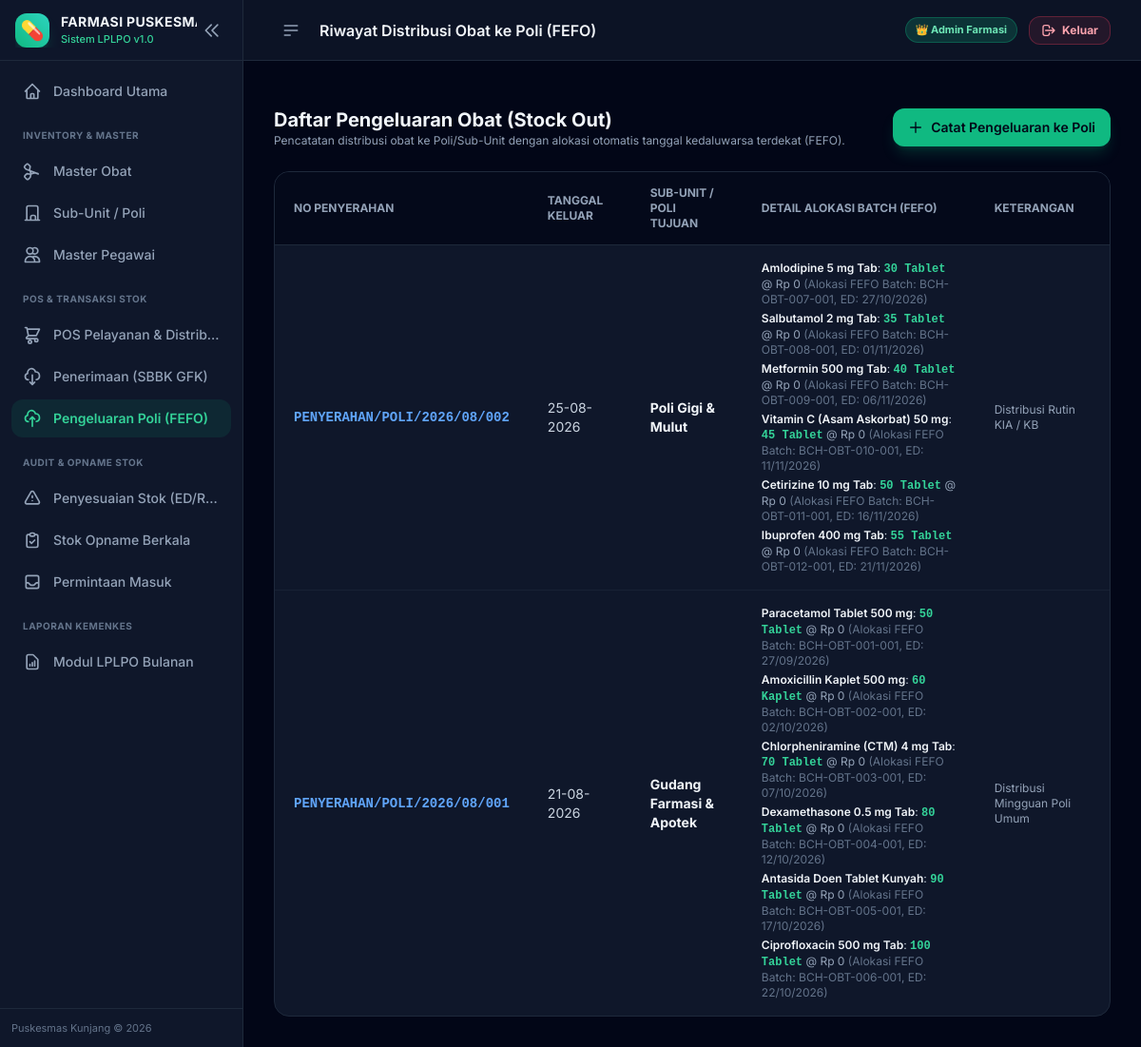
Page /transaksi/keluar (signed in) on the earlier database version.
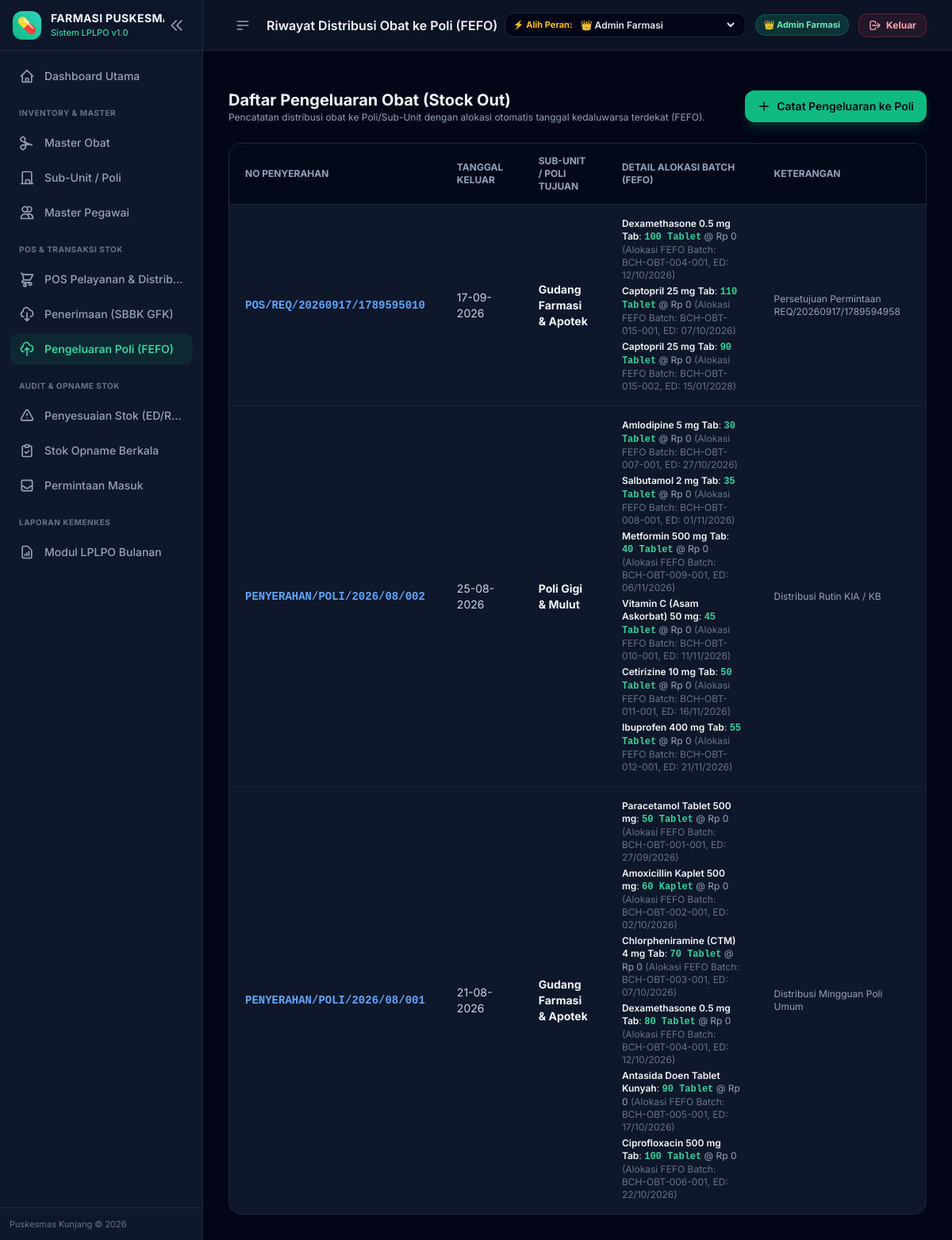
Same page on the later database version.
### app/models.py (models this page shows, shortened)
class BaseModel(db.Model):
    __abstract__ = True

class TransaksiKeluar(BaseModel):
    __tablename__ = 'transaksi_keluar'
    id = db.Column(db.Integer, primary_key=True)
    no_penyerahan = db.Column(db.String(50), nullable=False)
    subunit_id = db.Column(db.Integer, db.ForeignKey('sub_unit.id'), nullable=False)
    tanggal_keluar = db.Column(db.Date, nullable=False, default=date.today)
    keterangan = db.Column(db.Text)
    created_at = db.Column(db.DateTime, default=datetime.utcnow)
    items = db.relationship('TransaksiKeluarItem', backref='transaksi', lazy=True, cascade="all, delete-orphan")

class SubUnit(BaseModel):
    __tablename__ = 'sub_unit'
    id = db.Column(db.Integer, primary_key=True)
    nama_subunit = db.Column(db.String(100), nullable=False, unique=True)
    penanggung_jawab = db.Column(db.String(100))
    keterangan = db.Column(db.String(255))
    created_at = db.Column(db.DateTime, default=datetime.utcnow)
    transaksi_keluar = db.relationship('TransaksiKeluar', backref='subunit', lazy=True)

class TransaksiKeluarItem(BaseModel):
    __tablename__ = 'transaksi_keluar_item'
    id = db.Column(db.Integer, primary_key=True)
    transaksi_keluar_id = db.Column(db.Integer, db.ForeignKey('transaksi_keluar.id'), nullable=False)
    obat_id = db.Column(db.Integer, db.ForeignKey('obat.id'), nullable=False)
    batch_id = db.Column(db.Integer, db.ForeignKey('batch_obat.id'), nullable=False)
    jumlah = db.Column(db.Integer, nullable=False)
    obat = db.relationship('Obat')
    batch = db.relationship('BatchObat')

class Obat(BaseModel):
    __tablename__ = 'obat'
    id = db.Column(db.Integer, primary_key=True)
    kode_obat = db.Column(db.String(50), unique=True, nullable=False, index=True)
    nama_obat = db.Column(db.String(150), nullable=False)
    bentuk_sediaan = db.Column(db.String(50), default='Tablet')
    satuan = db.Column(db.String(30), default='Tablet')
    kategori = db.Column(db.String(50), default='Generik')
    harga_satuan = db.Column(db.Float, default=0.0)
    stok_minimum = db.Column(db.Integer, default=10)
    buffer_percent = db.Column(db.Float, default=0.20)
    created_at = db.Column(db.DateTime, default=datetime.utcnow)
    batches = db.relationship('BatchObat', backref='obat', lazy=True, cascade="all, delete-orphan")

class BatchObat(BaseModel):
    __tablename__ = 'batch_obat'
    id = db.Column(db.Integer, primary_key=True)
    obat_id = db.Column(db.Integer, db.ForeignKey('obat.id'), nullable=False)
    no_batch = db.Column(db.String(50), nullable=False)
    expired_date = db.Column(db.Date, nullable=False)
    stok_awal = db.Column(db.Integer, default=0)
    stok_sekarang = db.Column(db.Integer, default=0)
    sumber_dana = db.Column(db.String(50), default='APBD')
    harga_batch = db.Column(db.Float, default=0.0)
    created_at = db.Column(db.DateTime, default=datetime.utcnow)

### app/routes/transaksi.py (the view)
@transaksi_bp.route('/keluar')
def list_keluar():
    page = request.args.get('page', 1, type=int)
    pagination = TransaksiKeluar.query.order_by(TransaksiKeluar.tanggal_keluar.desc()).paginate(page=page, per_page=15, error_out=False)
    transaksi_list = pagination.items
    return render_template('transaksi/keluar_list.html', transaksi_list=transaksi_list, pagination=pagination)

### app/templates/transaksi/keluar_list.html (shortened to what this page needs)
{% extends 'base.html' %}
{% block header_title %}Riwayat Distribusi Obat ke Poli (FEFO){% endblock %}
{% block content %}
<div class="space-y-6">
    <div class="flex flex-col sm:flex-row items-start sm:items-center justify-between gap-4">
        <div>
            <h3 class="text-xl font-bold text-slate-100">Daftar Pengeluaran Obat (Stock Out)</h3>
            <p class="text-xs text-slate-400">Pencatatan distribusi obat ke Poli/Sub-Unit dengan alokasi otomatis tanggal kedaluwarsa terdekat (FEFO).</p>
        </div>
        <a href="{{ url_for('transaksi.tambah_keluar') }}" class="px-4 py-2.5 bg-emerald-500 hover:bg-emerald-400 text-slate-950 font-semibold rounded-xl transition-all shadow-lg shadow-emerald-500/20 flex items-center gap-2 text-sm">
            <svg class="w-4 h-4" fill="none" stroke="currentColor" viewBox="0 0 24 24"><path stroke-linecap="round" stroke-linejoin="round" stroke-width="2" d="M12 4v16m8-8H4"/></svg>
            Catat Pengeluaran ke Poli
        </a>
    </div>
    <div class="bg-slate-900 rounded-2xl border border-slate-800 overflow-hidden">
        <div class="overflow-x-auto">
            <table class="w-full text-sm text-left">
                <thead class="text-xs uppercase bg-slate-950/80 text-slate-400 border-b border-slate-800">
                    <tr>
                        <th class="px-5 py-3.5">No Penyerahan</th>
                        <th class="px-5 py-3.5">Tanggal Keluar</th>
                        <th class="px-5 py-3.5">Sub-Unit / Poli Tujuan</th>
                        <th class="px-5 py-3.5">Detail Alokasi Batch (FEFO)</th>
                        <th class="px-5 py-3.5">Keterangan</th>
                    </tr>
                </thead>
                <tbody class="divide-y divide-slate-800/60">
                    {% if transaksi_list %}
                        {% for t in transaksi_list %}
                        <tr class="hover:bg-slate-800/40 transition-colors">
                            <td class="px-5 py-4 font-mono font-bold text-blue-400">{{ t.no_penyerahan }}</td>
                            <td class="px-5 py-4 text-slate-300">{{ t.tanggal_keluar.strftime('%d-%m-%Y') }}</td>
                            <td class="px-5 py-4 font-bold text-slate-100">{{ t.subunit.nama_subunit }}</td>
                            <td class="px-5 py-4">
                                <div class="space-y-1">
                                    {% for item in t.items %}
                                    <div class="text-xs text-slate-300">
                                        <span class="font-semibold text-slate-100">{{ item.obat.nama_obat }}</span>:
                                        <span class="font-mono text-emerald-400 font-bold">{{ item.jumlah|number }} {{ item.obat.satuan }}</span>
                                        <span class="text-slate-400">@ {{ item.batch.harga_batch|currency }}</span>
                                        <span class="text-slate-500">(Alokasi FEFO Batch: {{ item.batch.no_batch }}, ED: {{ item.batch.expired_date.strftime('%d/%m/%Y') }})</span>
                                    </div>
                                    {% endfor %}
                                </div>
                            </td>
                            <td class="px-5 py-4 text-slate-400 text-xs">{{ t.keterangan or '-' }}</td>
                        </tr>
                        {% endfor %}
                    {% else %}
                        <tr>
                            <td colspan="5" class="text-center py-8 text-slate-500 text-sm">Belum ada riwayat transaksi pengeluaran ke poli.</td>
                        </tr>
                    {% endif %}
                </tbody>
            </table>
        </div>
    </div>
</div>
{% endblock %}

Differences in the rows shown:
added TransaksiKeluar: no_penyerahan "POS/REQ/20260917/1789595010", tanggal_keluar "17-09-2026", subunit.nama_subunit "Gudang Farmasi & Apotek", keterangan "Persetujuan Permintaan REQ/20260917/1789594958"
added TransaksiKeluarItem: obat.nama_obat "Dexamethasone 0.5 mg Tab", jumlah|number "100", obat.satuan "Tablet", batch.harga_batch "Rp 0", batch.no_batch "BCH-OBT-004-001", batch.expired_date "12/10/2026", shown under "POS/REQ/20260917/1789595010"
added TransaksiKeluarItem: obat.nama_obat "Captopril 25 mg Tab", jumlah|number "110", obat.satuan "Tablet", batch.harga_batch "Rp 0", batch.no_batch "BCH-OBT-015-001", batch.expired_date "07/10/2026", shown under "POS/REQ/20260917/1789595010"
added TransaksiKeluarItem: obat.nama_obat "Captopril 25 mg Tab", jumlah|number "90", obat.satuan "Tablet", batch.harga_batch "Rp 0", batch.no_batch "BCH-OBT-015-002", batch.expired_date "15/01/2028", shown under "POS/REQ/20260917/1789595010"
Other differences:
form field value: (not shown) → "👑 Admin Farmasi"
text now shown: "⚡ Alih Peran:"
